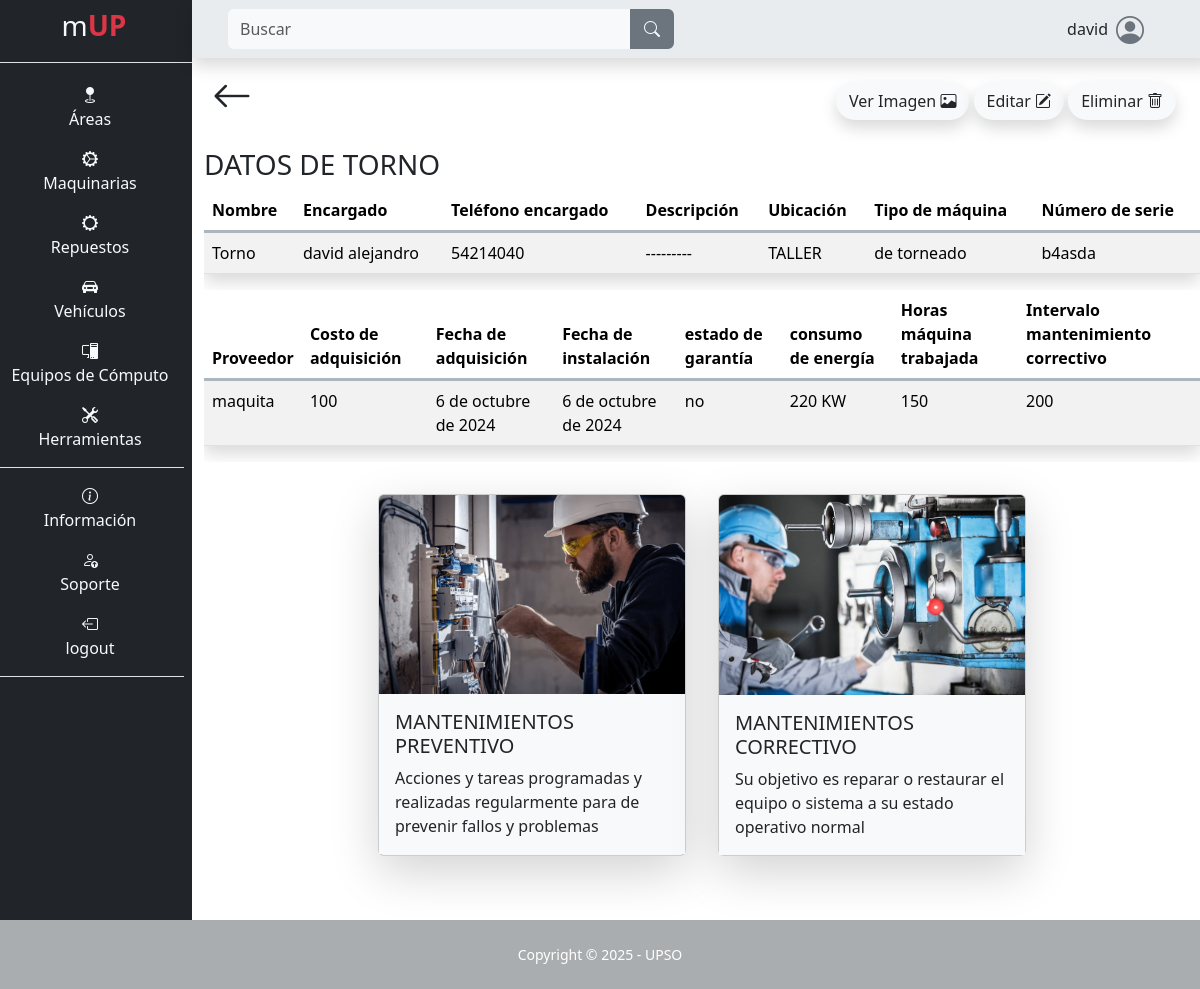
The app's page /maquina/detalles/7 (signed in) with its own data.
### app/mUP_maquina/models.py (models this page shows, shortened)
class Maquina(models.Model):
    nombre = models.CharField(max_length=100, null=False, blank=False)
    encargado = models.CharField(max_length=100, blank=False, null=False)
    teléfono_encargado = models.CharField(max_length=100, blank=False, null=False)
    descripción = models.TextField(max_length=500, null=False, blank=False)
    ubicación = models.CharField(max_length=100, null=False, blank=False)
    tipo_de_máquina = models.CharField(max_length=100, null=False, blank=False)
    número_de_serie_o_modelo = models.CharField(max_length=100, null=False, blank=False)
    proveedor = models.CharField(max_length=100, null=False, blank=False)
    costo_de_adquisición = models.IntegerField(blank=False, null=False)
    fecha_de_adquisición = models.DateField(default=date.today, blank=False, null=False)
    fecha_de_instalación = models.DateField(default=date.today, blank=False, null=False)
    estado_de_garantía = models.CharField(max_length=100, null=False, blank=False)
    consumo_de_energía = models.CharField(max_length=100, null=False, blank=False)
    horas_máquina_trabajada = models.IntegerField(blank=False, null=False)
    intervalo_mantenimiento = models.IntegerField(blank=False, null=False)
    fecha_ultimo_mantenimiento = models.DateField(default=date.today, blank=False, null=False)
    imagen = models.ImageField(upload_to="maquina/imagen", null=False, blank=False)
    class Meta:
        indexes = [
            models.Index(fields=['nombre']),
        ]

### app/mUP_maquina/views.py (the view, shortened to what this page needs)
# urls.py: path('detalles/<int:id>', views.detalles, name="detalles_area"),
@login_required
def detalles(request, id):
    maquina = get_object_or_404(Maquina, id=id)
    mantenimientos = maquina.mantenimientomaquina_set.all().order_by('-fecha_fin', '-hora_fin')
    form = MaquinaForm(instance=maquina)
    return render(request, 'mUP_maquina/detalles.html', {
        'maquina': maquina,
        'form': form,
        'id': id,
        'mantenimientos': mantenimientos
    })

### templates/mUP_maquina/detalles.html (shortened to what this page needs)
{% extends "layout/base.html" %}
{% load static %}
{% block 'content' %}
<div class="container mb-5">
    <div class="d-flex p-2 justify-content-between">
        <a class="text-decoration-none text-dark flecha-atras" href="{% url "maquina" %}">
            <i class="bi bi-arrow-left fs-1"></i>
        </a>
        <span class="p-3">
            <button type="button" class="btn custom imagen shadow rounded-pill" data-bs-toggle="modal" data-bs-target="#exampleModal">
                Ver Imagen <i class="bi bi-image"></i>
            </button>
            <button type="button" class="btn custom editar shadow rounded-pill" data-bs-toggle="modal" data-bs-target="#modal-editar">
                Editar <i class="bi bi-pencil-square"></i>
            </button>
            <button type="button" class="btn custom eliminar mt-md-0 mt-2 shadow rounded-pill" data-bs-toggle="modal" data-bs-target="#modal-eliminar">
                Eliminar <i class="bi bi-trash"></i>
            </button>
        </span>
    </div>
    <h3 class="mt-1 text-uppercase">Datos de {{ maquina.nombre }}</h3>
    <div class="table-responsive">
    <table class="table table-striped shadow">
        <thead>
            <tr class="border border-end-0 border-start-0 border-top-0 border-3 border-dark-subtle">
                <th scope="col">Nombre</th>
                <th scope="col">Encargado</th>
                <th scope="col">Teléfono encargado</th>
                <th scope="col">Descripción</th>
                <th scope="col">Ubicación</th>
                <th scope="col">Tipo de máquina</th>
                <th scope="col">Número de serie</th>
            </tr>
        </thead>
        <tbody>
            <tr>
                <td>{{ maquina.nombre }}</td>
                <td>{{ maquina.encargado }}</td>
                <td>{{ maquina.teléfono_encargado }}</td>
                <td>{{ maquina.descripción }}</td>
                <td>{{ maquina.ubicación }}</td>
                <td>{{ maquina.tipo_de_máquina }}</td>
                <td>{{ maquina.número_de_serie_o_modelo }}</td>
            </tr>
        </tbody>
    </table>
    </div>
    <div class="table-responsive">
    <table class="table table-striped shadow">
        <thead>
            <tr class="border border-end-0 border-start-0 border-top-0 border-3 border-dark-subtle">
                <th scope="col">Proveedor</th>
                <th scope="col">Costo de adquisición</th>
                <th scope="col">Fecha de adquisición</th>
                <th scope="col">Fecha de instalación</th>
                <th scope="col">estado de garantía</th>
                <th scope="col">consumo de energía</th>
                <th scope="col">Horas máquina trabajada</th>
                <th scope="col">Intervalo mantenimiento correctivo</th>
            </tr>
        </thead>
        <tbody>
            <tr>
                <td>{{ maquina.proveedor }}</td>
                <td>{{ maquina.costo_de_adquisición }}</td>
                <td>{{ maquina.fecha_de_adquisición }}</td>
                <td>{{ maquina.fecha_de_instalación }}</td>
                <td>{{ maquina.estado_de_garantía }}</td>
                <td>{{ maquina.consumo_de_energía }}</td>
                <td>{{ maquina.horas_máquina_trabajada }}</td>
                <td>{{ maquina.intervalo_mantenimiento }}</td>
            </tr>
        </tbody>
    </table>
    </div>
    <div class="row mt-3 d-flex justify-content-center align-item-center ps-5 pe-5">
        <div class="col-12 col-md-4 p-0 shadow-lg custom card m-3">
            <a class="text-decoration-none text-dark" href="{% url "mantenimientos_maquina_preventivo" id=maquina.id %}">
                <img src="{% static "images/preventivo.png" %}" class="card-img-top" alt="..." style="max-height: 200px;">
                <div class="card-body custom">
                    <h5 class="card-title text-uppercase">Mantenimientos Preventivo</h5>
                    <p class="card-text m-0">Acciones y tareas programadas y realizadas regularmente para de prevenir fallos y problemas</p>
                </div>
            </a>
        </div>
        <div class="col-12 col-md-4 p-0 shadow-lg custom card m-3">
            <a class="text-decoration-none text-dark" href="{% url "mantenimientos_maquina_correctivo" id=maquina.id %}">
                <img src="{% static "images/correctivo.jpg" %}" class="card-img-top" alt="..." style="max-height: 200px;">
                <div class="card-body custom">
                    <h5 class="card-title text-uppercase">Mantenimientos Correctivo</h5>
                    <p class="card-text m-0">Su objetivo es reparar o restaurar el equipo o sistema a su estado operativo normal</p>
                </div>
            </a>
        </div>
    </div>
</div>
{% endblock %}

### templates/layout/base.html (shortened to what this page needs)
{% load static %}
<!DOCTYPE html>
<html lang="es">
<head>
    <link rel="stylesheet" href="https://cdn.jsdelivr.net/npm/bootstrap-icons@1.10.3/font/bootstrap-icons.css">
    <link rel="stylesheet" href="{% static "css/bootstrap.css" %}">
    <link rel="stylesheet" href="{% static "css/style.css" %}">
</head>
<body class="" id="page-top">
    <main>
        <div class="row">
            {% if user.is_authenticated %}
            <div class="col-12 col-md-2 m-0 p-0 text-light text-center barra d-none d-md-block">
                <ul class="mt-1">
                    <li class="nav-item text-center fs-3 lista-menu me-4" style="transition: background-color 0.5s ease">
                        <a class="nav-link lista-menu text-decoration-none" href="{% url "index" %}">
                            <span>m</span><span class="text-danger"><b>UP</b></span>
                        </a>
                    </li>
                </ul>
                <ul class="flex-column align-items-stretch p-2 border-top">
                    <li class="nav-item mt-1 pt-2 lista-menu text-center" style="transition: background-color 0.5s ease">
                        <a class="text-light text-decoration-none lista-menu" href="{% url "area" %}"><i class="bi bi-geo-fill"></i><p>Áreas</p></a>
                    </li>
                    <li class="nav-item lista-menu" style="transition: background-color 0.5s ease">
                        <a class="text-light text-decoration-none lista-menu" href="{% url "maquina" %}"><i class="bi bi-gear-wide-connected"></i><p>Maquinarias</p></a>
                    </li>
                    <li class="nav-item lista-menu" style="transition: background-color 0.5s ease">
                        <a class="text-light text-decoration-none lista-menu" href="{% url "repuesto_maquina" %}"><i class="bi bi-gear-wide"></i><p>Repuestos</p></a>
                    </li>
                    <li class="nav-item lista-menu" style="transition: background-color 0.5s ease">
                        <a class="text-light text-decoration-none lista-menu" href="{% url "vehiculo" %}"><i class="bi bi-car-front-fill"></i><p>Vehículos</p></a>
                    </li>
                    <li class="nav-item lista-menu" style="transition: background-color 0.5s ease">
                        <a class="text-light text-decoration-none lista-menu" href="{% url "pc" %}"><i class="bi bi-pc-display"></i><p>Equipos de Cómputo</p></a>
                    </li>
                    <li class="nav-item border-bottom lista-menu" style="transition: background-color 0.5s ease">
                        <a class="text-light text-decoration-none lista-menu" href="{% url "herramienta" %}"><i class="bi bi-tools"></i><p>Herramientas</p></a>
                    </li>
                    <li class="nav-item pt-3 lista-menu" style="transition: background-color 0.5s ease">
                        <a class="text-light text-decoration-none lista-menu" href="{% url "info" %}"><i class="bi bi-info-circle"></i><p>Información</p></a>
                    </li>
                    <li class="nav-item lista-menu" style="transition: background-color 0.5s ease">
                        <a class="text-light text-decoration-none lista-menu" href="{% url "soporte" %}">  <i class="bi bi-person-up"></i><p>Soporte</p></a>
                    </li>
                    {% if user.is_authenticated %}
                        <li class="nav-item lista-menu border-bottom" style="transition: background-color 0.5s ease">
                            <a class="text-light text-decoration-none lista-menu" href="{% url "logout" %}"><i class="bi bi-box-arrow-left"></i><p>logout</p></a>
                        </li>
                    {% else %}
                        <li class="nav-item lista-menu border-bottom" style="transition: background-color 0.5s ease">
                            <a class="text-light text-decoration-none lista-menu" href="{% url "login" %}"><i class="bi bi-box-arrow-right"></i><p>Login</p></a>
                        </li>
                    {% endif %}
                </ul>
            </div>
            {% endif %}
            <div class="col-12 col-md-10 m-0 p-0">
                {% if user.is_authenticated %}
                <nav class="row navbar bg-body-secondary p-2 m-0 shadow sticky-top navbar-expand-lg">
                        <div class="col-12 col-md-6 order-lg-first order-last">
                            <form class="d-flex form-inline mr-auto ml-md-3 my-2 my-md-0 ms-3 me-3 mw-100 navbar-search" role="search" action="" method='GET'>
                                <div class="input-group">
                                    <input class="form-control bg-light border-0 small" id="search-input" name="search" type="search" placeholder="Buscar" aria-label="Search">
                                    <div class="input-group-append">
                                        <button class="btn btn-secondary text-light rounded-0 rounded-end border-2" type="submit">
                                            <i class="bi bi-search"></i>
                                        </button>
                                    </div>
                                </div>
                            </form>
                        </div>
                        <div class="col-12 col-md-6">
                            <div class="me-5 d-flex justify-content-center justify-content-md-end align-items-center">
                                <p class="ms-5 mt-auto mb-auto">{{ user }}</p>
                                <i class="bi bi-person-circle fs-3 ms-2 icono-persona"></i>
                            </div>
                        </div>
                </nav>
                {% endif %}
                {% block 'content' %}{% endblock %}
            </div>
    </main>
    {% if user.is_authenticated %}
    <footer class="footer">
        <div class="small text-center p-4 text-white">Copyright &copy; 2025 - UPSO</div>
    </footer>
    {% endif %}
</body>
</html>

### static/css/style.css (style rules this page uses)
:root { --color-primary: #6c757d; --color-secondary: #212529; --color-tertiary: #f8f9fa; --body: #ffffff; --footer: #aaadaf; }
* { margin: 0; padding: 0; box-sizing: border-box; }
body { background-color: var(--body); }
.barra { background-color: var(--color-secondary); }
ul { list-style-type: none; }
.icono-persona { color: var(--color-primary); }
.custom { background-color: var(--color-tertiary); }
.footer { background-color: var(--footer); }

### records on screen
Maquina: nombre "TORNO", nombre "Torno", encargado "david alejandro", teléfono_encargado "54214040", descripción "---------", ubicación "TALLER", tipo_de_máquina "de torneado", número_de_serie_o_modelo "b4asda", proveedor "maquita", costo_de_adquisición "100", fecha_de_adquisición "6 de octubre de 2024", fecha_de_instalación "6 de octubre de 2024", estado_de_garantía "no", consumo_de_energía "220 KW", horas_máquina_trabajada "150", intervalo_mantenimiento "200"

### other values on screen
{{ user }} "david"
